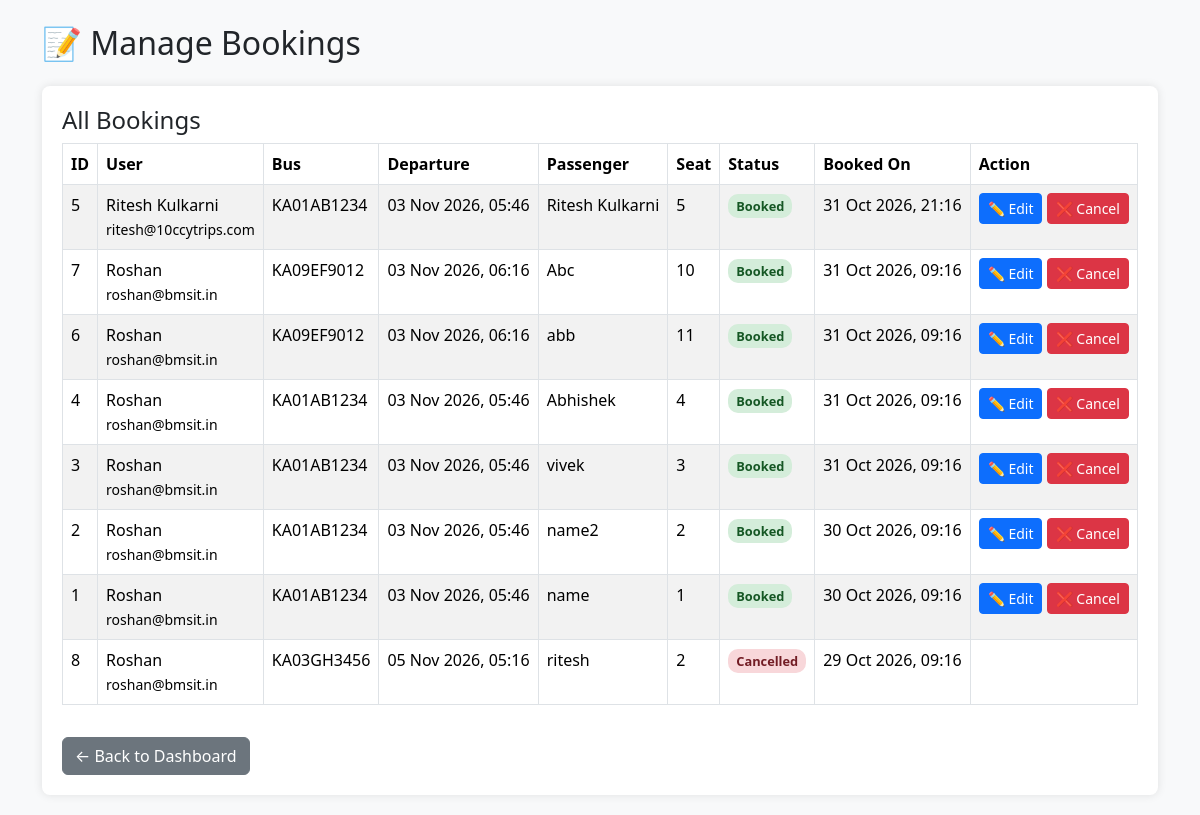
/manage_bookings.php (signed in), run on the app's committed database.
### tables this page shows
CREATE TABLE IF NOT EXISTS `bookings` (
  `id` INT AUTO_INCREMENT PRIMARY KEY,
  `user_id` INT NOT NULL,
  `schedule_id` INT NOT NULL,
  `seat_no` VARCHAR(10) NOT NULL,
  `passenger_name` VARCHAR(100) NOT NULL,
  `status` ENUM('booked', 'cancelled') NOT NULL DEFAULT 'booked',
  `booked_on` DATETIME DEFAULT CURRENT_TIMESTAMP,
  FOREIGN KEY (`user_id`) REFERENCES `users`(`id`) ON DELETE CASCADE,
  FOREIGN KEY (`schedule_id`) REFERENCES `schedules`(`id`) ON DELETE CASCADE
);

CREATE TABLE IF NOT EXISTS `users` (
  `id` INT AUTO_INCREMENT PRIMARY KEY,
  `full_name` VARCHAR(100) NOT NULL,
  `email` VARCHAR(100) NOT NULL UNIQUE,
  `username` VARCHAR(50) NOT NULL UNIQUE,
  `password` VARCHAR(255) NOT NULL,
  `user_type` ENUM('user', 'admin') NOT NULL DEFAULT 'user',
  `created_at` TIMESTAMP DEFAULT CURRENT_TIMESTAMP
);

CREATE TABLE IF NOT EXISTS `buses` (
  `id` INT AUTO_INCREMENT PRIMARY KEY,
  `bus_number` VARCHAR(50) NOT NULL,
  `name` VARCHAR(100) NOT NULL,
  `type` VARCHAR(50) NOT NULL,
  `seats` INT NOT NULL DEFAULT 40,
  `created_at` TIMESTAMP DEFAULT CURRENT_TIMESTAMP
);

CREATE TABLE IF NOT EXISTS `schedules` (
  `id` INT AUTO_INCREMENT PRIMARY KEY,
  `bus_id` INT NOT NULL,
  `route_id` INT NOT NULL,
  `departure_time` DATETIME NOT NULL,
  `arrival_time` DATETIME NOT NULL,
  `price` DECIMAL(10,2) NOT NULL,
  `created_at` TIMESTAMP DEFAULT CURRENT_TIMESTAMP,
  FOREIGN KEY (`bus_id`) REFERENCES `buses`(`id`) ON DELETE CASCADE,
  FOREIGN KEY (`route_id`) REFERENCES `routes`(`id`) ON DELETE CASCADE
);

### manage_bookings.php (the view, shortened to what this page needs)
<?php
include 'includes/db.php';
$bookings = $conn->query("
    SELECT b.*, u.full_name as user_name, u.email as user_email,
           s.departure_time, bus.bus_number, r.source, r.destination
    FROM bookings b
    JOIN users u ON b.user_id = u.id
    JOIN schedules s ON b.schedule_id = s.id
    JOIN buses bus ON s.bus_id = bus.id
    JOIN routes r ON s.route_id = r.id
    ORDER BY b.booked_on DESC
");
?>
<!DOCTYPE html>
<html>
<head>
    <link rel="stylesheet" href="https://cdn.jsdelivr.net/npm/bootstrap@5.3.3/dist/css/bootstrap.min.css">
</head>
<body class="bg-light">
<div class="container mt-4">
    <h2 class="mb-4">📝 Manage Bookings</h2>
    <div class="form-section">
        <h4>All Bookings</h4>
        <div class="table-responsive">
            <table class="table table-bordered table-striped">
                <thead>
                    <tr>
                        <th>ID</th>
                        <th>User</th>
                        <th>Bus</th>
                        <th>Departure</th>
                        <th>Passenger</th>
                        <th>Seat</th>
                        <th>Status</th>
                        <th>Booked On</th>
                        <th>Action</th>
                    </tr>
                </thead>
                <tbody>
                    <?php while ($booking = $bookings->fetch_assoc()): ?>
                        <tr>
                            <td><?= $booking['id'] ?></td>
                            <td>
                                <?= htmlspecialchars($booking['user_name']) ?>
                                <br><small><?= htmlspecialchars($booking['user_email']) ?></small>
                            </td>
                            <td><?= htmlspecialchars($booking['bus_number']) ?></td>
                            <td><?= date('d M Y, H:i', strtotime($booking['departure_time'])) ?></td>
                            <td><?= htmlspecialchars($booking['passenger_name']) ?></td>
                            <td><?= htmlspecialchars($booking['seat_no']) ?></td>
                            <td>
                                <span class="booking-status status-<?= $booking['status'] ?>">
                                    <?= ucfirst($booking['status']) ?>
                                </span>
                            </td>
                            <td><?= date('d M Y, H:i', strtotime($booking['booked_on'])) ?></td>
                            <td>
                                <?php if ($booking['status'] == 'booked'): ?>
                                    <a href="manage_bookings.php?edit=<?= $booking['id'] ?>" class="btn btn-sm btn-primary">✏️ Edit</a>
                                    <a href="manage_bookings.php?cancel=<?= $booking['id'] ?>" class="btn btn-sm btn-danger" onclick="return confirm('Cancel this booking?')">❌ Cancel</a>
                                <?php endif; ?>
                            </td>
                        </tr>
                    <?php endwhile; ?>
                </tbody>
            </table>
        </div>
        <a href="admin_dashboard.php" class="btn btn-secondary mt-3">← Back to Dashboard</a>
    </div>
</div>
</body>
</html>

### manage_bookings.php (style rules this page uses)
.booking-status { padding: 3px 8px; border-radius: 10px; font-size: 0.8rem; font-weight: bold; }
.status-booked { background-color: #d4edda; color: #155724; }
.status-cancelled { background-color: #f8d7da; color: #721c24; }
.form-section { background: white; padding: 20px; border-radius: 8px; box-shadow: 0 0 10px rgba(0,0,0,0.1); margin-bottom: 20px; }

### data on the page
bookings: id "5", user.full_name "Ritesh Kulkarni", user.email "ritesh@10ccytrips.com", buses.bus_number "KA01AB1234", schedule.departure_time "03 Nov 2026, 05:46", passenger_name "Ritesh Kulkarni", seat_no "5", status "Booked", booked_on "31 Oct 2026, 21:16"
bookings: id "7", user.full_name "Roshan", user.email "roshan@bmsit.in", buses.bus_number "KA09EF9012", schedule.departure_time "03 Nov 2026, 06:16", passenger_name "Abc", seat_no "10", status "Booked", booked_on "31 Oct 2026, 09:16"
bookings: id "6", user.full_name "Roshan", user.email "roshan@bmsit.in", buses.bus_number "KA09EF9012", schedule.departure_time "03 Nov 2026, 06:16", passenger_name "abb", seat_no "11", status "Booked", booked_on "31 Oct 2026, 09:16"
bookings: id "4", user.full_name "Roshan", user.email "roshan@bmsit.in", buses.bus_number "KA01AB1234", schedule.departure_time "03 Nov 2026, 05:46", passenger_name "Abhishek", seat_no "4", status "Booked", booked_on "31 Oct 2026, 09:16"
bookings: id "3", user.full_name "Roshan", user.email "roshan@bmsit.in", buses.bus_number "KA01AB1234", schedule.departure_time "03 Nov 2026, 05:46", passenger_name "vivek", seat_no "3", status "Booked", booked_on "31 Oct 2026, 09:16"
bookings: id "2", user.full_name "Roshan", user.email "roshan@bmsit.in", buses.bus_number "KA01AB1234", schedule.departure_time "03 Nov 2026, 05:46", passenger_name "name2", seat_no "2", status "Booked", booked_on "30 Oct 2026, 09:16"
bookings: id "1", user.full_name "Roshan", user.email "roshan@bmsit.in", buses.bus_number "KA01AB1234", schedule.departure_time "03 Nov 2026, 05:46", passenger_name "name", seat_no "1", status "Booked", booked_on "30 Oct 2026, 09:16"
bookings: id "8", user.full_name "Roshan", user.email "roshan@bmsit.in", buses.bus_number "KA03GH3456", schedule.departure_time "05 Nov 2026, 05:16", passenger_name "ritesh", seat_no "2", status "Cancelled", booked_on "29 Oct 2026, 09:16"
